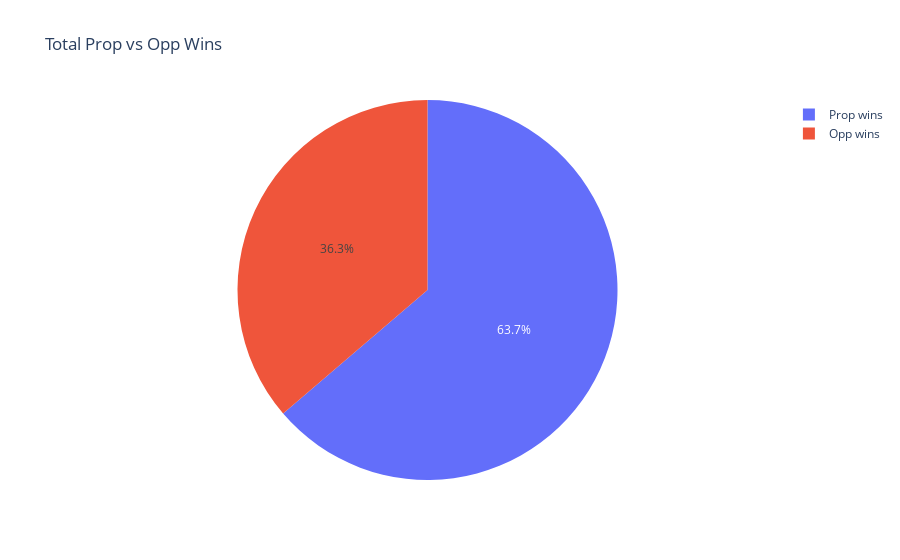

Notebook code for this chart:
### Code cell
prop_wins = df['Prop wins'].sum()
opp_wins = df['Opp wins'].sum()

print(prop_wins, opp_wins)

px.pie(
    values=[prop_wins, opp_wins],
    names=['Prop wins', 'Opp wins'],
    title='Total Prop vs Opp Wins',
).show()

### Figure 1 — Plotly figure (JSON) as saved in the notebook; plotly's stock layout.template omitted (floating-point values rounded to 4 significant figures)
{"data": [{"domain": {"x": [0, 1], "y": [0, 1]}, "hovertemplate": "label=%{label}<br>value=%{value}<extra></extra>", "labels": ["Prop wins", "Opp wins"], "legendgroup": "", "name": "", "showlegend": true, "type": "pie", "values": [290.0, 165.0]}], "layout": {"legend": {"tracegroupgap": 0}, "title": {"text": "Total Prop vs Opp Wins"}}}
